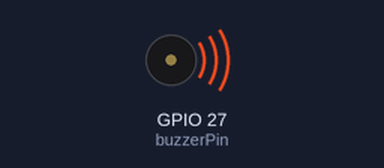
Bench run of a sketch on a simulated ESP32. Parts: buzzer (waves = sounding, pin HIGH). What the sketch prints to the serial monitor is not drawn.

Above: at 0.5 s.
Timing chart, 0 to 4.6 s (numbered marks = the images above):
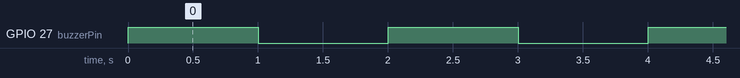

The sketch:

TEST_BUZZER.ino
```cpp
const int buzzerPin = 27; // SIG del buzzer activo

void setup() {
  pinMode(buzzerPin, OUTPUT);
  Serial.begin(115200);
  Serial.println("Prueba buzzer iniciada...");
}

void loop() {
  digitalWrite(buzzerPin, HIGH); // Suena
  Serial.println("Buzzer encendido");
  delay(1000);

  digitalWrite(buzzerPin, LOW);  // Silencio
  Serial.println("Buzzer apagado");
  delay(1000);
}
```

Measured:
- by itself, GPIO 27 (buzzerPin): alternates HIGH for 1.0 s and LOW for 1.0 s
